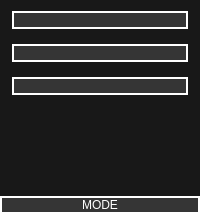
     <widget class="QWidget" name="widget_2" native="true">
      <property name="styleSheet">
       <string notr="true">QWidget{
background-color: rgb(24, 24, 24);
}</string>
      </property>
      <layout class="QVBoxLayout" name="verticalLayout_2">
       <property name="spacing">
        <number>1</number>
       </property>
       <property name="leftMargin">
        <number>0</number>
       </property>
       <property name="topMargin">
        <number>0</number>
       </property>
       <property name="rightMargin">
        <number>0</number>
       </property>
       <property name="bottomMargin">
        <number>0</number>
       </property>
       <item>
        <layout class="QVBoxLayout" name="verticalLayout">
         <property name="spacing">
          <number>15</number>
         </property>
         <property name="leftMargin">
          <number>12</number>
         </property>
         <property name="rightMargin">
          <number>12</number>
         </property>
         <item>
          <spacer name="verticalSpacer">
           <property name="orientation">
            <enum>Qt::Orientation::Vertical</enum>
           </property>
           <property name="sizeType">
            <enum>QSizePolicy::Policy::Fixed</enum>
           </property>
           <property name="sizeHint" stdset="0">
            <size>
             <width>20</width>
             <height>11</height>
            </size>
           </property>
          </spacer>
         </item>
         <item>
          <widget class="QPushButton" name="programmerModeButton">
           <property name="sizePolicy">
            <sizepolicy hsizetype="Minimum" vsizetype="Expanding">
             <horstretch>0</horstretch>
             <verstretch>0</verstretch>
            </sizepolicy>
           </property>
           <property name="font">
            <font>
             <bold>true</bold>
            </font>
           </property>
           <property name="styleSheet">
            <string notr="true">QPushButton{
background-color: rgb(53, 53, 53);
border: 2px solid white;
border-radius:10px;
padding-left:7.5px;
padding-right:7.5px;
color:white;
}</string>
           </property>
           <property name="text">
            <string/>
           </property>
           <property name="icon">
            <iconset resource="FancyCalculator.qrc">
             <normaloff>:/icon/icon/balance-sheet (2).png</normaloff>:/icon/icon/balance-sheet (2).png</iconset>
           </property>
           <property name="iconSize">
            <size>
             <width>22</width>
             <height>22</height>
            </size>
           </property>
           <property name="checkable">
            <bool>false</bool>
           </property>
           <property name="autoExclusive">
            <bool>false</bool>
           </property>
           <property name="default">
            <bool>false</bool>
           </property>
          </widget>
         </item>
         <item>
          <spacer name="horizontalSpacer">
           <property name="orientation">
            <enum>Qt::Orientation::Horizontal</enum>
           </property>
           <property name="sizeType">
            <enum>QSizePolicy::Policy::Fixed</enum>
           </property>
           <property name="sizeHint" stdset="0">
            <size>
             <width>60</width>
             <height>0</height>
            </size>
           </property>
          </spacer>
         </item>
         <item>
          <widget class="QPushButton" name="basicModeButton">
           <property name="enabled">
            <bool>false</bool>
           </property>
           <property name="sizePolicy">
            <sizepolicy hsizetype="Minimum" vsizetype="Expanding">
             <horstretch>0</horstretch>
             <verstretch>0</verstretch>
            </sizepolicy>
           </property>
           <property name="font">
            <font>
             <bold>true</bold>
            </font>
           </property>
           <property name="styleSheet">
            <string notr="true">QPushButton{
background-color: rgb(53, 53, 53);
border: 2px solid white;
border-radius:10px;
color:white;
}</string>
           </property>
           <property name="text">
            <string/>
           </property>
           <property name="icon">
            <iconset resource="FancyCalculator.qrc">
             <normaloff>:/icon/icon/tube.png</normaloff>:/icon/icon/tube.png</iconset>
           </property>
           <property name="iconSize">
            <size>
             <width>24</width>
             <height>24</height>
            </size>
           </property>
           <property name="checkable">
            <bool>false</bool>
           </property>
           <property name="autoExclusive">
            <bool>false</bool>
           </property>
          </widget>
         </item>
         <item>
          <spacer name="horizontalSpacer_2">
           <property name="orientation">
            <enum>Qt::Orientation::Horizontal</enum>
           </property>
           <property name="sizeType">
            <enum>QSizePolicy::Policy::Fixed</enum>
           </property>
           <property name="sizeHint" stdset="0">
            <size>
             <width>60</width>
             <height>0</height>
            </size>
           </property>
          </spacer>
         </item>
         <item>
          <widget class="QPushButton" name="pushButton_55">
           <property name="enabled">
            <bool>false</bool>
           </property>
           <property name="sizePolicy">
            <sizepolicy hsizetype="Minimum" vsizetype="Expanding">
             <horstretch>0</horstretch>
             <verstretch>0</verstretch>
            </sizepolicy>
           </property>
           <property name="font">
            <font>
             <fontweight>ExtraBold</fontweight>
            </font>
           </property>
           <property name="styleSheet">
            <string notr="true">QPushButton{
background-color: rgb(53, 53, 53);
border: 2px solid white;
border-radius:10px;
padding-left:5px;
padding-right:5px;
color:white;
}</string>
           </property>
           <property name="text">
            <string/>
           </property>
           <property name="icon">
            <iconset resource="FancyCalculator.qrc">
             <normaloff>:/icon/icon/window (1).png</normaloff>:/icon/icon/window (1).png</iconset>
           </property>
           <property name="iconSize">
            <size>
             <width>24</width>
             <height>24</height>
            </size>
           </property>
          </widget>
         </item>
        </layout>
       </item>
       <item>
        <spacer name="verticalSpacer_2">
         <property name="orientation">
          <enum>Qt::Orientation::Vertical</enum>
         </property>
         <property name="sizeType">
          <enum>QSizePolicy::Policy::Fixed</enum>
         </property>
         <property name="sizeHint" stdset="0">
          <size>
           <width>20</width>
           <height>100</height>
          </size>
         </property>
        </spacer>
       </item>
       <item>
        <widget class="QPushButton" name="Btn_mode">
         <property name="styleSheet">
          <string notr="true">QPushButton{
background-color: rgb(53, 53, 53);
border: 2px solid white;
border-radius:10px;
padding-left:5px;
padding-right:5px;
color:white;
}</string>
         </property>
         <property name="text">
          <string>MODE</string>
         </property>
        </widget>
       </item>
      </layout>
     </widget>
